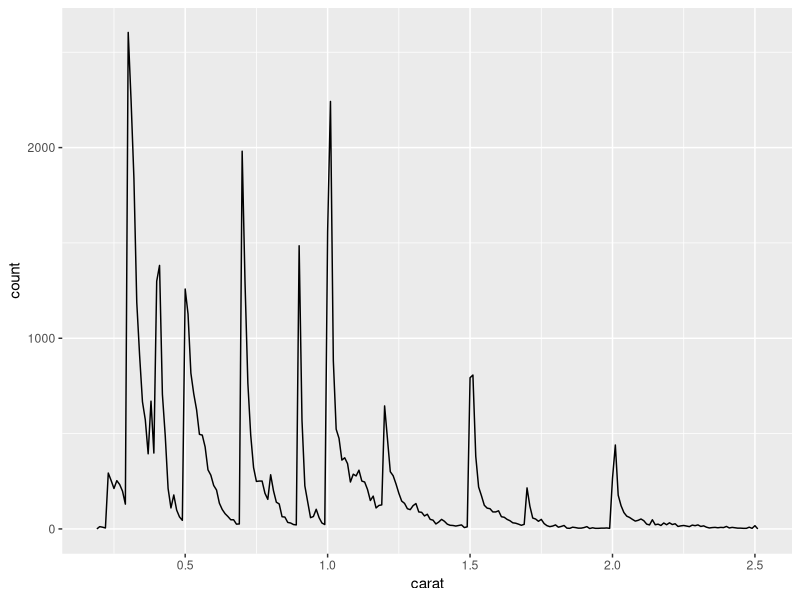
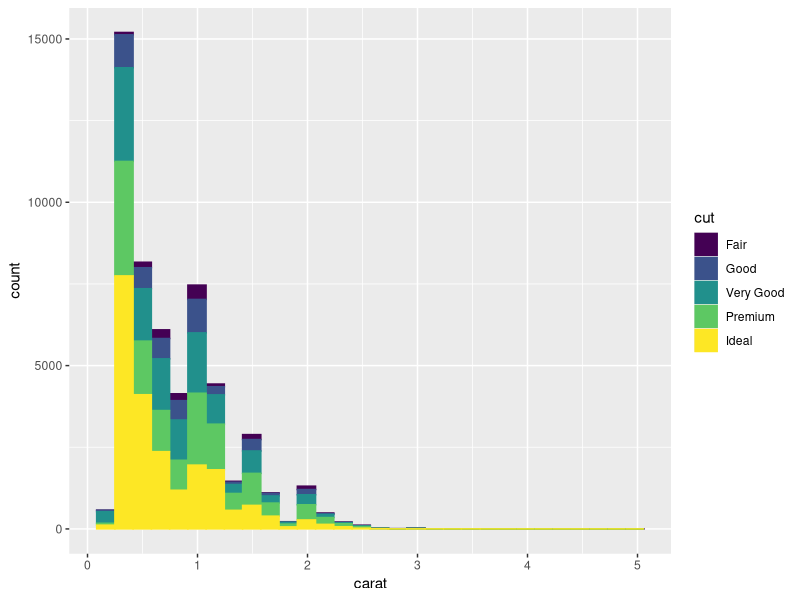
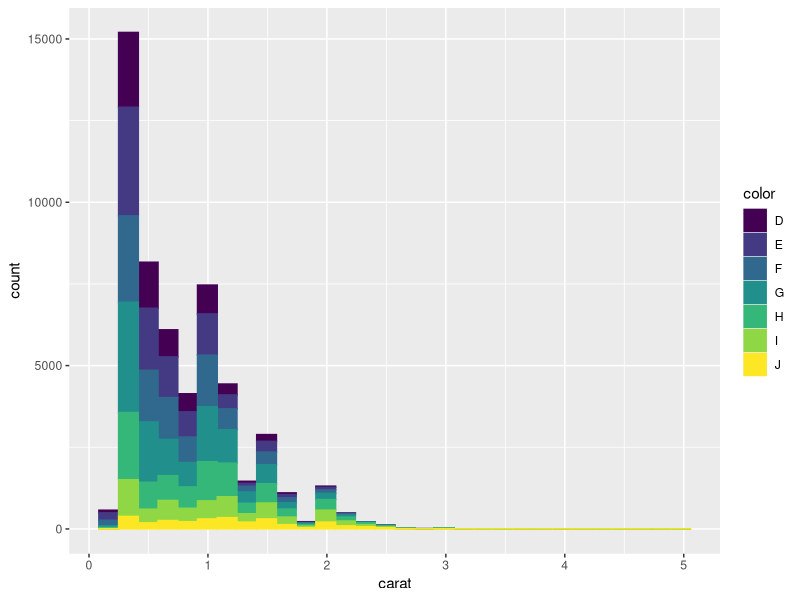
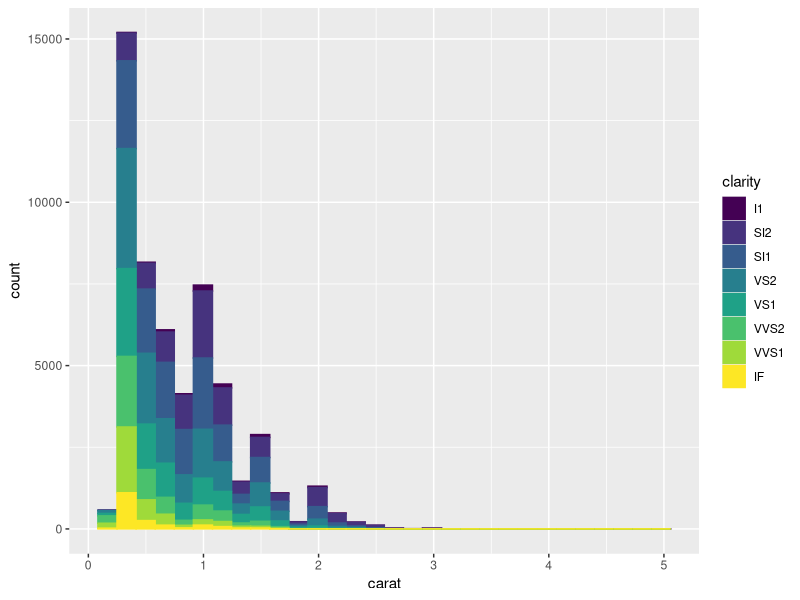

These figures' R source, in order:
## ---- chunk 1
knitr::opts_chunk$set(
  echo = FALSE
)
## ---- chunk 2
library(ggplot2)
library(dplyr)

smaller <- diamonds %>% 
  filter(carat <= 2.5)
## ---- chunk 3
smaller %>% 
  ggplot(aes(carat)) + 
  geom_freqpoly(binwidth = 0.01)
## ---- chunk 4
diamonds %>% 
  ggplot(aes(x = carat, color = cut, fill = cut)) + 
  geom_histogram(bins = 30)
## ---- chunk 5
diamonds %>% 
  ggplot(aes(x = carat, color = color, fill = color)) + 
  geom_histogram(bins = 30)
## ---- chunk 6
diamonds %>% 
  ggplot(aes(x = carat, color = clarity, fill = clarity)) + 
  geom_histogram(bins = 30)
